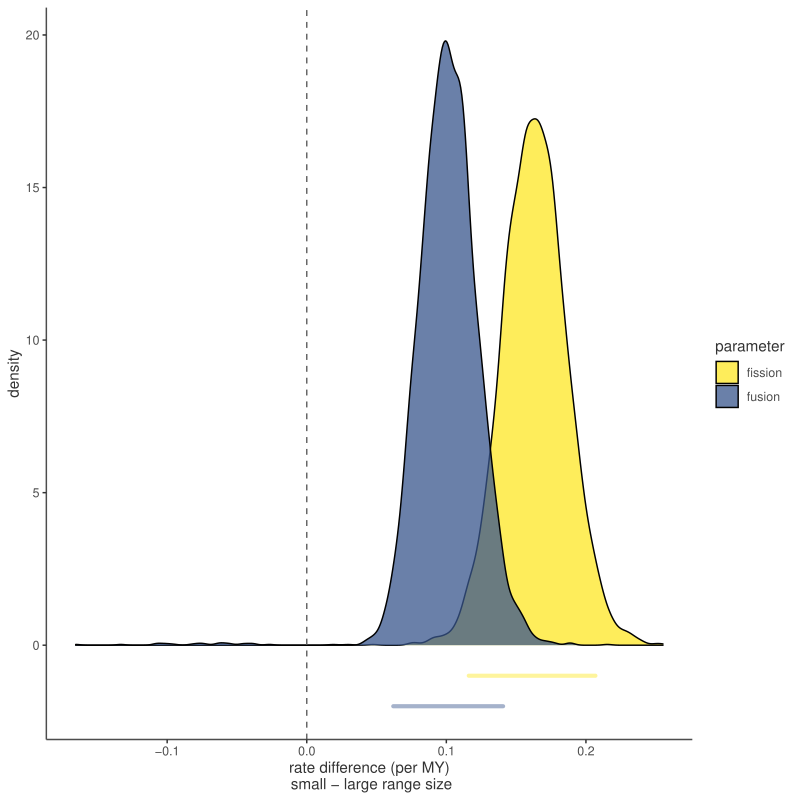

Generate this figure with R:
# Michelle Jonika
# 10 November
# This code makes the figure for the analysis of chromosome number in
# carnivores and the binary trait of range size
library(coda)
library(ggplot2)
library(ggpubr)
library(viridis)
# this sets up a theme for ggplot
ggtheme <- theme_bw() + theme(panel.grid.major = element_blank(),
                              panel.grid.minor = element_blank(),
                              panel.background = element_blank(),
                              panel.border=element_blank(),
                              axis.line = element_line(colour="grey30"),
                              axis.title = element_text(colour="grey20"),
                              axis.text = (element_text(colour="grey30")),
                              legend.title = element_text(colour="grey20"),
                              legend.text = element_text(colour="grey30"))

#read in chromplus data
dat <- read.csv("../results/rangesize.csv")
#format data in long format
longdat <- data.frame(c(dat$asc2-dat$asc1,
                        dat$desc2-dat$desc1),
                      rep(c("fission","fusion"), each=5000))
#assign column names based on the new format
colnames(longdat) <- c("rate","type")
#store data in a different data structure with a better name
dat <- longdat
#remove old data structure to clean environment
rm(longdat)
#calculate the highest posterior density internvals for each rate
hpd <- data.frame(X = c(HPDinterval(as.mcmc(dat$rate[dat$type=="fission"]))[1,],
                        HPDinterval(as.mcmc(dat$rate[dat$type=="fusion"]))[1,]),
                   Y = c(-1, -1, -2, -2),
                   types = rep(c("fission", "fusion"), each = 2))

#plot the rates along with the HPD for fission and fusion
ggplot(dat, aes(x=rate)) +
  geom_density(aes(fill=as.factor(type),y=..density..),
               stat="density", position="identity", alpha=0.75) +
  geom_line(data=hpd, aes(x=X, y=Y, color=types),
            alpha=0.45, size=1.4, lineend="round") +
  geom_vline(xintercept=0, linetype="dashed", color="grey40") +
  scale_fill_manual(values = c("#FDE725FF", "#39568CFF"))+
  scale_color_manual(values = c("#FDE725FF", "#39568CFF"))+
  guides(fill=guide_legend(title="parameter"),
         color="none") +
  xlab("rate difference (per MY)\n small - large range size") +
  ggtheme

#save as PDF 8"x8"
